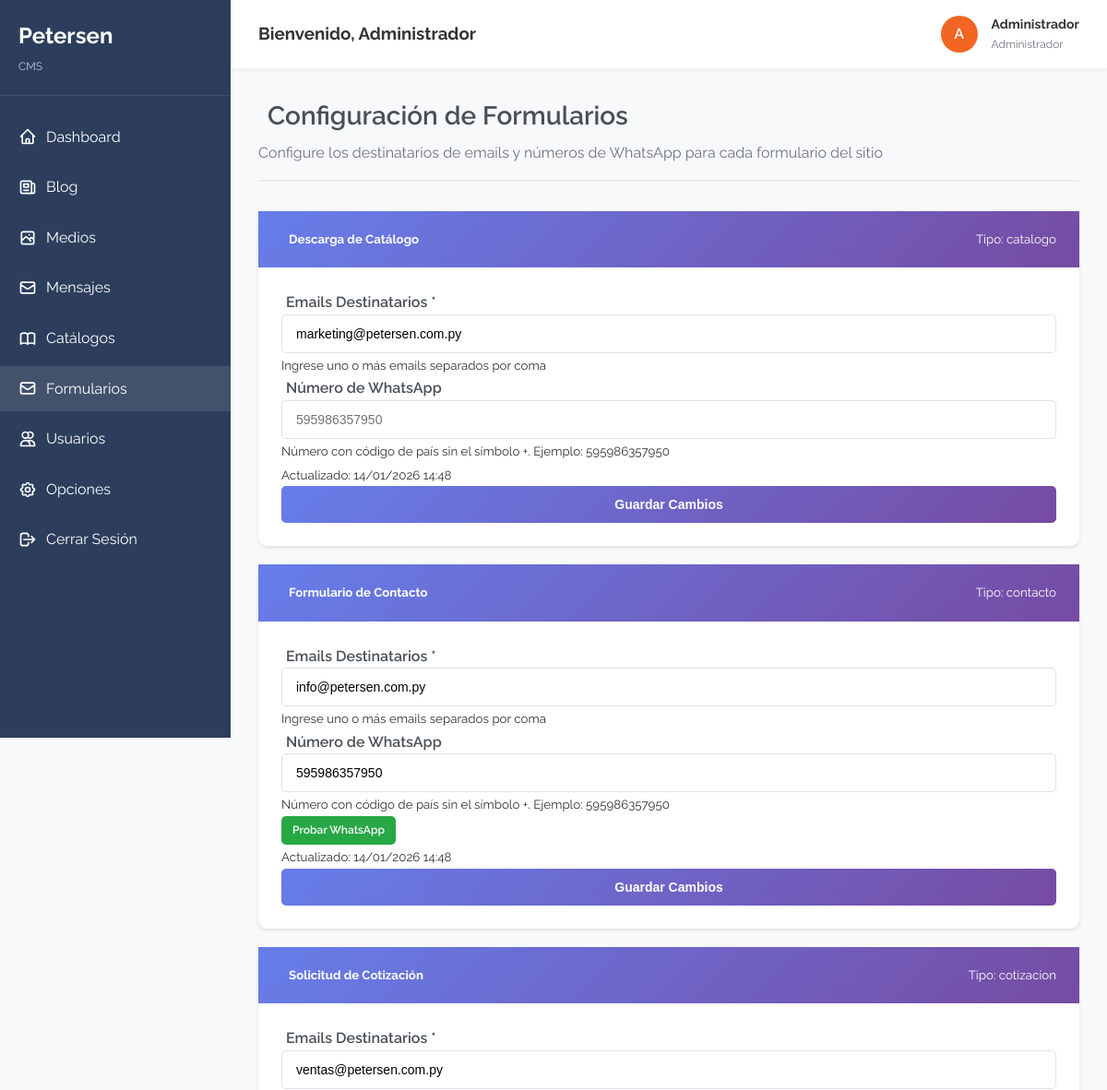
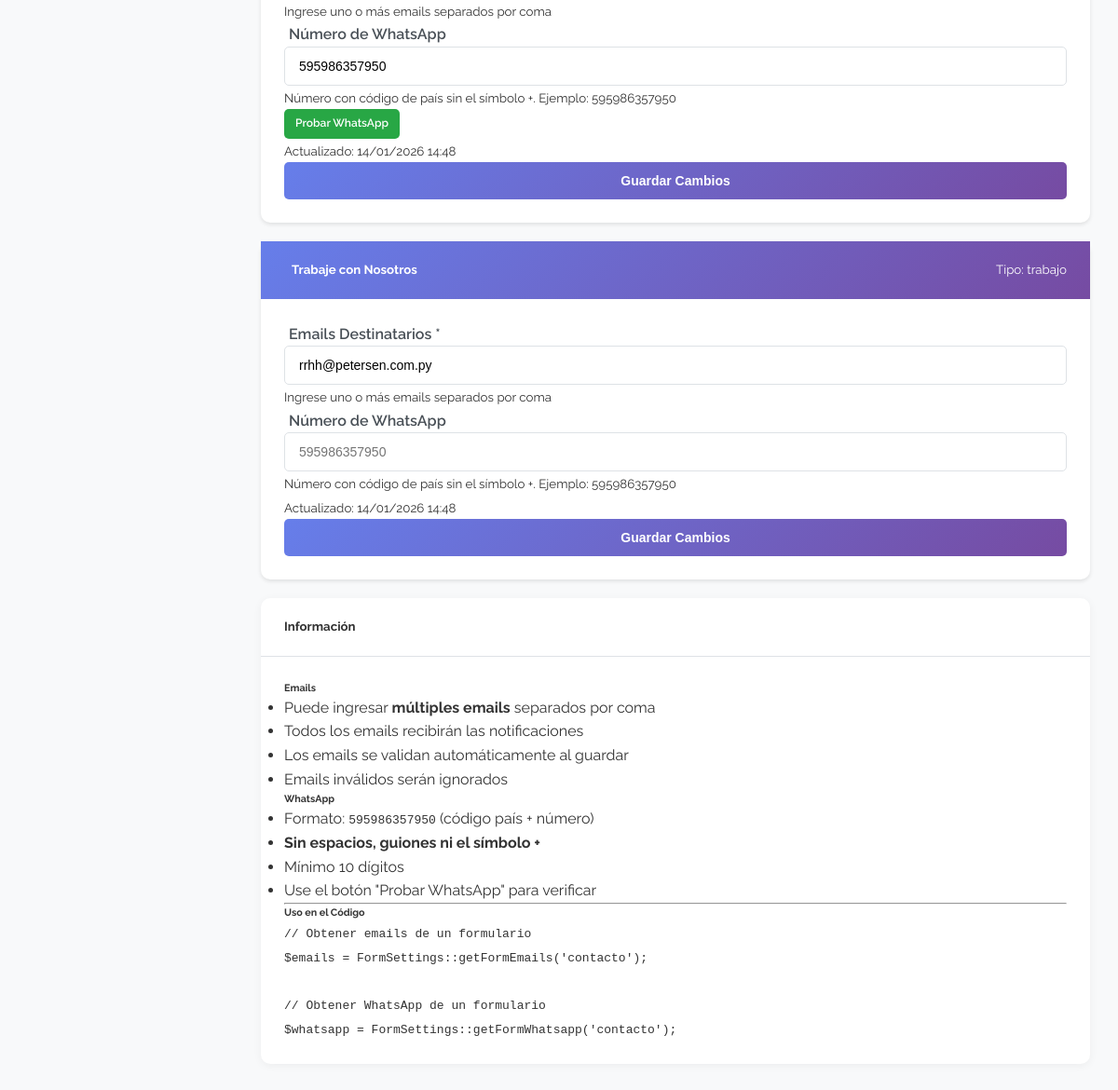
/cms/form-settings.php (signed in), run on the app's committed database (2 pictures, top to bottom).
### tables this page shows
CREATE TABLE users (
                id INTEGER PRIMARY KEY AUTOINCREMENT,
                username VARCHAR(50) UNIQUE NOT NULL,
                email VARCHAR(100) UNIQUE NOT NULL,
                password VARCHAR(255) NOT NULL,
                full_name VARCHAR(100) NOT NULL,
                role VARCHAR(20) NOT NULL DEFAULT 'editor',
                status VARCHAR(20) NOT NULL DEFAULT 'active',
                created_at DATETIME DEFAULT CURRENT_TIMESTAMP,
                updated_at DATETIME DEFAULT CURRENT_TIMESTAMP,
                last_login DATETIME
            );

CREATE TABLE form_settings (
                id INTEGER PRIMARY KEY AUTOINCREMENT,
                form_type VARCHAR(50) UNIQUE NOT NULL,
                form_name VARCHAR(100) NOT NULL,
                emails TEXT NOT NULL,
                whatsapp VARCHAR(20),
                created_at DATETIME DEFAULT CURRENT_TIMESTAMP,
                updated_at DATETIME DEFAULT CURRENT_TIMESTAMP
            );

### cms/form-settings.php (the view, shortened to what the rows shown need)
<?php
require_once 'includes/auth.php';
require_once 'includes/form-settings.php';
$formSettings = new FormSettings();
$forms = $formSettings->getAll();
include 'includes/header.php';
?>
<div class="container-fluid">
    <div class="row">
        <div class="col-12">
            <div class="page-header">
                <h1>
                    Configuración de Formularios
                </h1>
            </div>
            <div class="row">
                <?php foreach ($forms as $form): ?>
                    <div class="col-md-6 mb-4">
                        <div class="card form-settings-card">
                            <div class="card-header">
                                <h5 class="card-title mb-0">
                                    <?php echo htmlspecialchars($form['form_name']); ?>
                                </h5>
                                <small class="text-muted">Tipo: <?php echo htmlspecialchars($form['form_type']); ?></small>
                            </div>
                            <div class="card-body">
                                <form method="POST" action="">
                                    <div class="mb-3">
                                        <label for="emails_<?php echo $form['id']; ?>" class="form-label">
                                            Emails Destinatarios *
                                        </label>
                                        <input
                                            type="text"
                                            class="form-control"
                                            id="emails_<?php echo $form['id']; ?>"
                                            name="emails"
                                            value="<?php echo htmlspecialchars($form['emails']); ?>"
                                            required
                                            placeholder="email1@ejemplo.com, email2@ejemplo.com"
                                        >
                                        <small class="form-text text-muted">
                                            Ingrese uno o más emails separados por coma
                                        </small>
                                    </div>
                                    <div class="mb-3">
                                        <label for="whatsapp_<?php echo $form['id']; ?>" class="form-label">
                                            Número de WhatsApp
                                        </label>
                                        <input
                                            type="text"
                                            class="form-control"
                                            id="whatsapp_<?php echo $form['id']; ?>"
                                            name="whatsapp"
                                            value="<?php echo htmlspecialchars($form['whatsapp']); ?>"
                                            placeholder="595986357950"
                                        >
                                        <small class="form-text text-muted">
                                            Número con código de país sin el símbolo +. Ejemplo: 595986357950
                                        </small>
                                        <?php if (!empty($form['whatsapp'])): ?>
                                            <div class="mt-2">
                                                <a href="https://wa.me/<?php echo htmlspecialchars($form['whatsapp']); ?>"
                                                   target="_blank"
                                                   class="btn btn-sm btn-success">
                                                    Probar WhatsApp
                                                </a>
                                            </div>
                                        <?php endif; ?>
                                    </div>
                                    <div class="d-flex justify-content-between align-items-center">
                                        <small class="text-muted">
                                            Actualizado: <?php echo date('d/m/Y H:i', strtotime($form['updated_at'])); ?>
                                        </small>
                                        <button type="submit" name="update_settings" class="btn btn-primary">
                                            Guardar Cambios
                                        </button>
                                    </div>
                                </form>
                            </div>
                        </div>
                    </div>
                <?php endforeach; ?>
            </div>
        </div>
    </div>
</div>
<?php include 'includes/footer.php'; ?>

### cms/includes/header.php (shortened to what the rows shown need)
<?php
require_once __DIR__ . '/auth.php';
$auth = new Auth();
$auth->requireLogin();
$currentUser = $auth->getCurrentUser();
?>
<!DOCTYPE html>
<html lang="es">
<head>
    <link rel="stylesheet" href="<?php echo CMS_URL; ?>/assets/css/admin.css">
</head>
<body>
    <div class="admin-wrapper">
        <aside class="sidebar">
            <div class="sidebar-logo">
                <h2>Petersen</h2>
            </div>
        </aside>
        <main class="main-content">
            <div class="top-bar">
                <div>
                    <h3>Bienvenido, <?php echo htmlspecialchars($currentUser['full_name']); ?></h3>
                </div>
                <div class="user-info">
                    <div class="user-avatar">
                        <?php echo strtoupper(substr($currentUser['full_name'], 0, 1)); ?>
                    </div>
                    <div class="user-details">
                        <h4><?php echo htmlspecialchars($currentUser['full_name']); ?></h4>
                        <p><?php echo ucfirst($currentUser['role']); ?></p>
                    </div>
                </div>
            </div>
            <div class="content-area">

### data on the page
users: full_name "Administrador", full_name "A", role "Administrador"
form_settings: form_name "Descarga de Catálogo", form_type "catalogo", emails "marketing@petersen.com.py", updated_at "14/01/2026 14:48"
form_settings: form_name "Formulario de Contacto", form_type "contacto", emails "info@petersen.com.py", whatsapp "595986357950", updated_at "14/01/2026 14:48"
form_settings: form_name "Solicitud de Cotización", form_type "cotizacion", emails "ventas@petersen.com.py", whatsapp "595986357950", updated_at "14/01/2026 14:48"
form_settings: form_name "Trabaje con Nosotros", form_type "trabajo", emails "rrhh@petersen.com.py", updated_at "14/01/2026 14:48"
